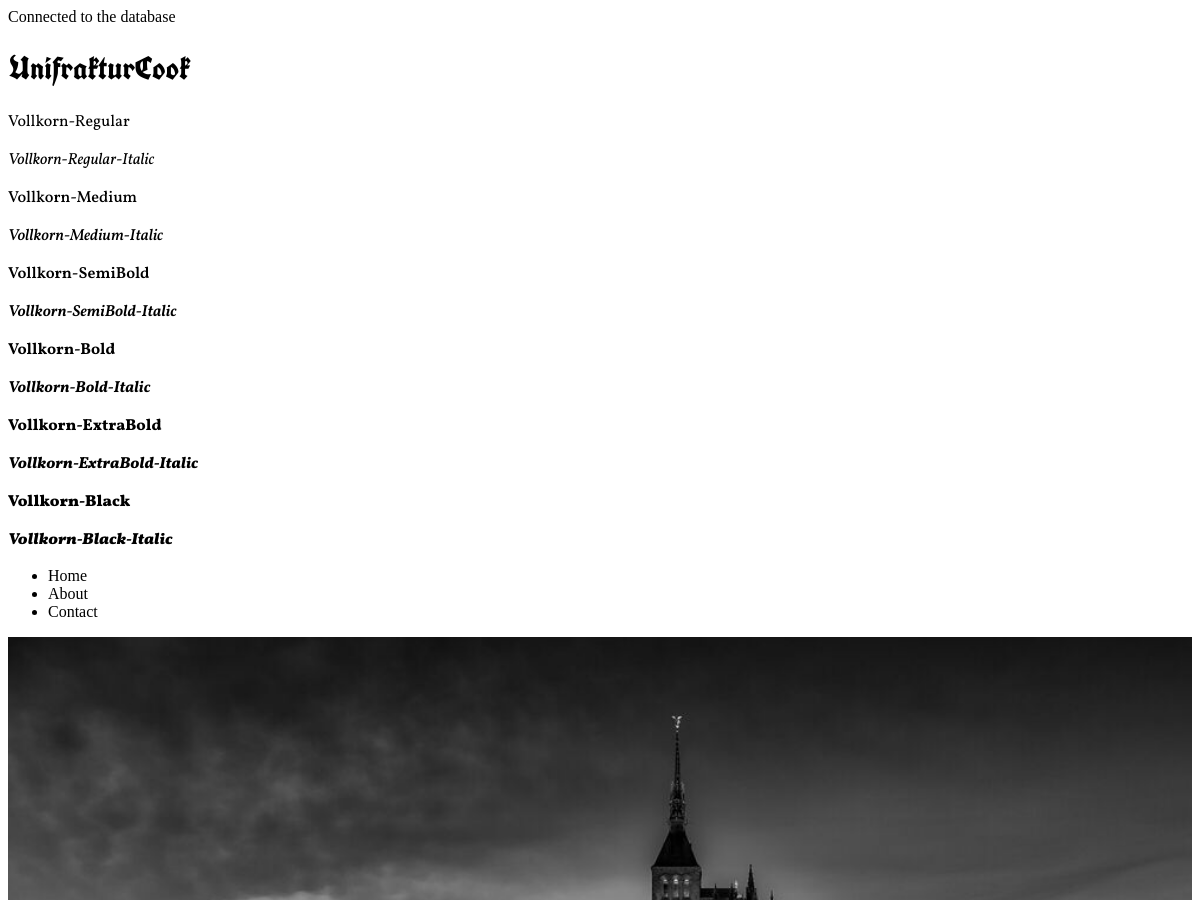
Before: / (upper part) with the older database file.
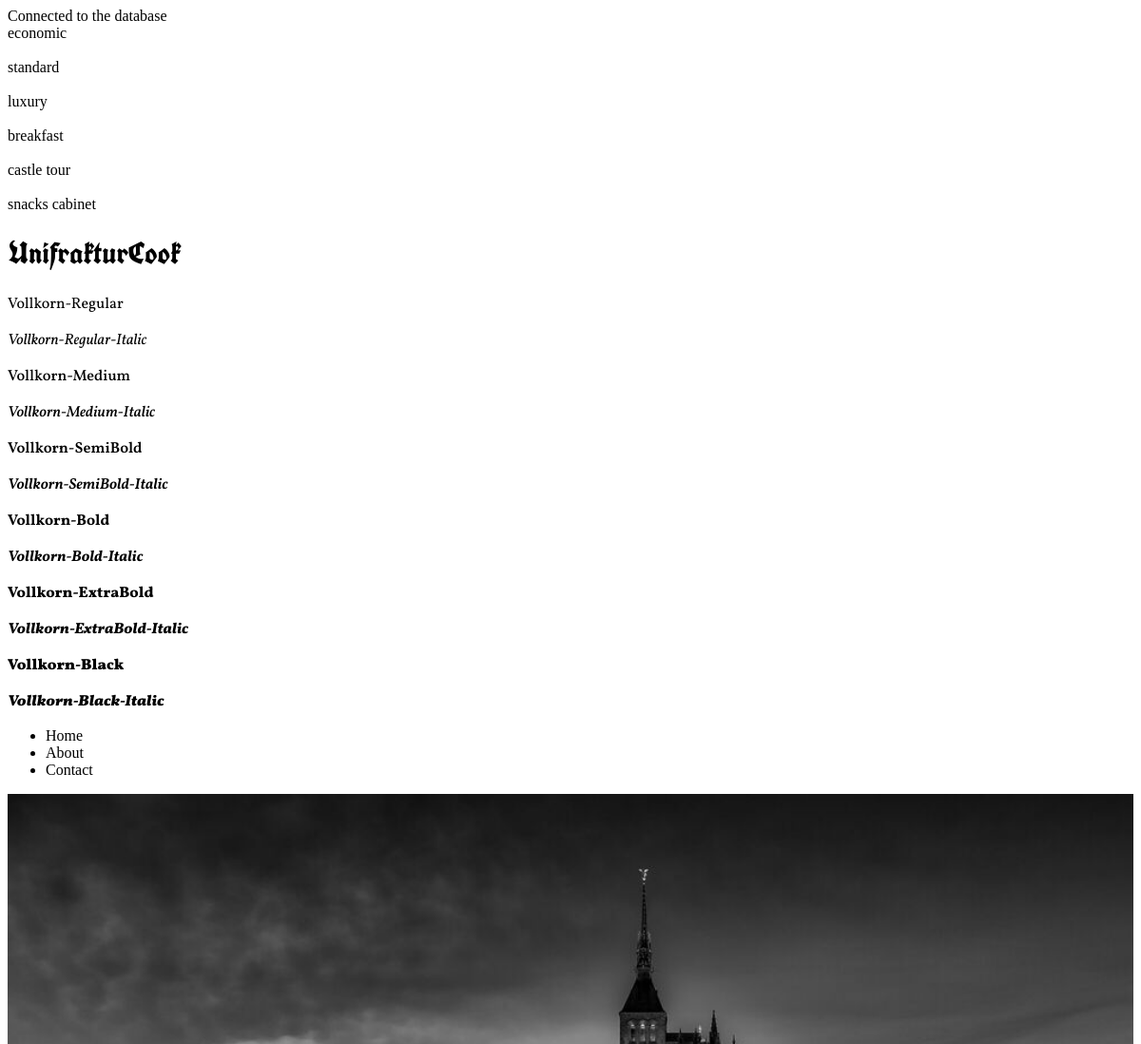
After: the same page with the newer database file.
### tables this page shows
CREATE TABLE pricelist (
    id INTEGER PRIMARY KEY AUTOINCREMENT,
    type VARCHAR(80),
    name VARCHAR(200),
    price INTEGER
);

### hotelFunctions.php (the view, shortened to what this page needs)
<?php
function connect(string $dbName): object
{
    $dbPath = __DIR__ . '/' . $dbName;
    $db = "sqlite:$dbPath";
    try {
        $db = new PDO($db);
        $db->setAttribute(PDO::ATTR_ERRMODE, PDO::ERRMODE_EXCEPTION);
        $db->setAttribute(PDO::ATTR_DEFAULT_FETCH_MODE, PDO::FETCH_ASSOC);
    } catch (PDOException $e) {
        echo "Failed to connect to the database";
        throw $e;
    }
    return $db;
}
$dbName = 'database.db';
$db = connect($dbName);
$statement = $db->prepare('SELECT * FROM pricelist');
$statement->execute();
$pricelist = $statement->fetchAll(PDO::FETCH_ASSOC);
foreach ($pricelist as $name) {
    echo "<br>" . $name['name'] . "<br>";
}

### index.php (shortened to what this page needs)
<?php
require("./hotelFunctions.php");
?>
<!DOCTYPE html>
<html lang="en">
<head>
    <link rel="stylesheet" href="./CSS/global.css">
    <link rel="stylesheet" href="./CSS/main.css">
    <link rel="stylesheet" href="./CSS/typography.css">
    <link rel="stylesheet" href="./CSS/fonts.css">
</head>
<body>
    <div class="font-tests">
        <h1>UnifrakturCook</h1>
        <p class="one">Vollkorn-Regular</p>
        <p class="two">Vollkorn-Regular-Italic</p>
        <p class="three">Vollkorn-Medium</p>
        <p class="four">Vollkorn-Medium-Italic</p>
        <p class="five">Vollkorn-SemiBold</p>
        <p class="six">Vollkorn-SemiBold-Italic</p>
        <p class="seven">Vollkorn-Bold</p>
        <p class="eight">Vollkorn-Bold-Italic</p>
        <p class="nine">Vollkorn-ExtraBold</p>
        <p class="ten">Vollkorn-ExtraBold-Italic</p>
        <p class="eleven">Vollkorn-Black</p>
        <p class="twelve">Vollkorn-Black-Italic</p>
    </div>
    <header>
        <nav>
            <ul>
                <li>Home</li>
                <li>About</li>
                <li>Contact</li>
            </ul>
        </nav>
    </header>
    <main>
        <div class="hero">
            <img src="./Images/le-mont-saint-michel-by-night.jpg" alt="">
        </div>
    </main>
</body>
</html>

### CSS/global.css (style rules this page uses)
:root { --color-black: #000000; --color-white: #ffffff; --color-dark-purple: #0e0c0c; --color-deep-purple: #211729; --color-plum-purple: #5a3e62; --color-light-purple: #7b5c75; --color-wine-red: #702632; }

### CSS/main.css (style rules this page uses)
img { width: 100%; }

### CSS/typography.css (style rules this page uses)
h1 { font-family: 'UnifrakturCook'; }
.one { font-family: 'Vollkorn-Regular'; }
.two { font-family: 'Vollkorn-Regular-Italic'; }
.three { font-family: 'Vollkorn-Medium'; }
.four { font-family: 'Vollkorn-Medium-Italic'; }
.five { font-family: 'Vollkorn-SemiBold'; }
.six { font-family: 'Vollkorn-SemiBold-Italic'; }
.seven { font-family: 'Vollkorn-Bold'; }
.eight { font-family: 'Vollkorn-Bold-Italic'; }
.nine { font-family: 'Vollkorn-ExtraBold'; }
.ten { font-family: 'Vollkorn-ExtraBold-Italic'; }
.eleven { font-family: 'Vollkorn-Black'; }
.twelve { font-family: 'Vollkorn-Black-Italic'; }

Changed rows visible on the page:
added pricelist: name "economic"
added pricelist: name "standard"
added pricelist: name "luxury"
added pricelist: name "breakfast"
added pricelist: name "castle tour"
added pricelist: name "snacks cabinet"
